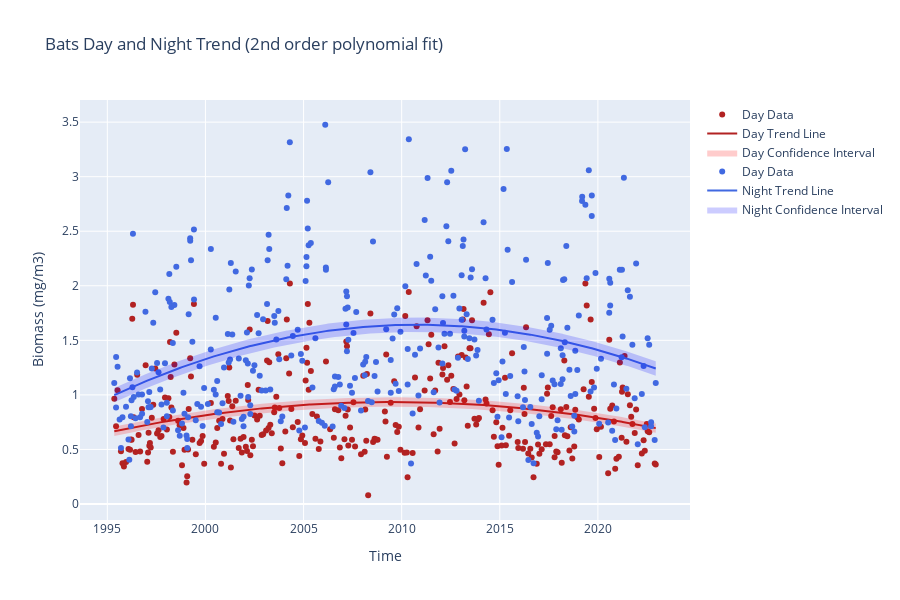

The notebook cell saved with this chart:
### Code cell
confidence_level = 0.95
day_data = data["day"][:, 0, 0, 0].dropna(dim="time")
night_data = data["night"][:, 0, 0, 0].dropna(dim="time")

plot_trend(day_data, night_data, poly_order=2).update_layout(
    title=f"{station} Day and Night Trend (2nd order polynomial fit)",
    xaxis_title="Time",
    yaxis_title="Biomass (mg/m3)",
).show()

### Figure 1 — Plotly figure (JSON) as saved in the notebook; plotly's stock layout.template omitted (floating-point values rounded to 4 significant figures; data arrays with more than 128 entries replaced by an {"elided": "..."} marker saying what was removed)
{"data": [{"marker": {"color": "firebrick"}, "mode": "markers", "name": "Day Data", "type": "scatter", "x": {"elided": "314 str values"}, "y": {"elided": "314 float values"}}, {"line": {"color": "firebrick"}, "mode": "lines", "name": "Day Trend Line", "type": "scatter", "x": {"elided": "314 str values"}, "y": {"elided": "314 float values"}}, {"fill": "toself", "fillcolor": "rgba(255, 0, 0, 0.2)", "line": {"color": "rgba(0, 0, 0, 0)"}, "name": "Day Confidence Interval", "type": "scatter", "x": {"elided": "628 str values"}, "y": {"elided": "628 float values"}}, {"marker": {"color": "royalblue"}, "mode": "markers", "name": "Day Data", "type": "scatter", "x": {"elided": "348 str values"}, "y": {"elided": "348 float values"}}, {"line": {"color": "royalblue"}, "mode": "lines", "name": "Night Trend Line", "type": "scatter", "x": {"elided": "348 str values"}, "y": {"elided": "348 float values"}}, {"fill": "toself", "fillcolor": "rgba(0, 0, 255, 0.2)", "line": {"color": "rgba(0, 0, 0, 0)"}, "name": "Night Confidence Interval", "type": "scatter", "x": {"elided": "696 str values"}, "y": {"elided": "696 float values"}}], "layout": {"height": 600, "title": {"text": "Bats Day and Night Trend (2nd order polynomial fit)"}, "xaxis": {"title": {"text": "Time"}}, "yaxis": {"title": {"text": "Biomass (mg/m3)"}}}}
